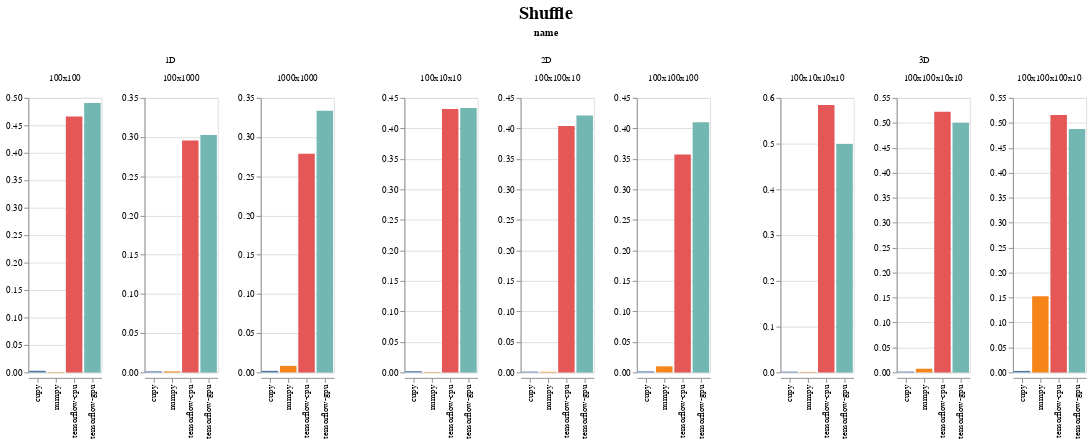

Source (notebook cell):
### Code cell
display_chart('Shuffle')

### Figure 1 — Vega-Lite specification as saved in the notebook (floating-point values rounded to 4 significant figures)
{"config": {"view": {"continuousWidth": 400, "continuousHeight": 300}, "title": {"anchor": "middle", "fontSize": 20, "offset": 5, "orient": "top"}}, "data": {"name": "data-e97d6304405d732a72fbf43bc3201eec"}, "facet": {"column": {"type": "nominal", "field": "name"}}, "spec": {"mark": "bar", "encoding": {"color": {"type": "nominal", "field": "backend", "legend": null}, "column": {"type": "nominal", "field": "shape_str", "sort": {"field": "input_size", "order": "ascending"}, "title": ""}, "x": {"type": "nominal", "axis": {"title": ""}, "field": "backend"}, "y": {"type": "quantitative", "axis": {"title": ""}, "field": "avg_time", "sort": "-x"}}, "resolve": {"scale": {"y": "independent"}}, "title": ""}, "spacing": 50, "title": "Shuffle", "$schema": "https://vega.github.io/schema/vega-lite/v4.0.2.json", "datasets": {"data-e97d6304405d732a72fbf43bc3201eec": [{"avg_time": 0.002992, "backend": "cupy", "evoflow_version": "0.5.0", "generations": 10, "group": "Shuffle", "input_size": 10000, "max_time": 0.006981, "min_time": 0.0009971, "name": "1D", "num_runs": 3, "shape": [100, 100], "shape_str": "100x100", "std_time": 0.002821, "system": {"os": {"name": "Windows", "version": "10.0.18362"}, "memory": {"unit": "MB", "used": 20980, "total": 65451}, "cpu": {"name": "Intel64 Family 6 Model 158 Stepping 10, GenuineIntel", "cores": 12, "freqency": 3696.0}, "python": {"numpy": "1.18.3", "tensorflow": {"visible_gpu": ["/physical_device:GPU:0"], "version": "2.2.0"}, "cupy": "7.2.0"}, "gpu": [{"memory": {"unit": "MB", "total": 11264, "used": 2106}, "temperature": {"unit": "C"}, "driver": "445.87", "index": "0", "name": "GeForce RTX 2080 Ti", "value": "60", "usage": "3"}]}, "test_name": "Shuffle1D", "test_type": "OP", "ts": 1590449607}, {"avg_time": 0.4908, "backend": "tensorflow-gpu", "evoflow_version": "0.5.0", "generations": 10, "group": "Shuffle", "input_size": 10000, "max_time": 0.8879, "min_time": 0.2833, "name": "1D", "num_runs": 3, "shape": [100, 100], "shape_str": "100x100", "std_time": 0.2809, "system": {"os": {"name": "Windows", "version": "10.0.18362"}, "memory": {"unit": "MB", "used": 20986, "total": 65451}, "cpu": {"name": "Intel64 Family 6 Model 158 Stepping 10, GenuineIntel", "cores": 12, "freqency": 3696.0}, "python": {"numpy": "1.18.3", "tensorflow": {"visible_gpu": ["/physical_device:GPU:0"], "version": "2.2.0"}, "cupy": "7.2.0"}, "gpu": [{"memory": {"unit": "MB", "total": 11264, "used": 2137}, "temperature": {"unit": "C"}, "driver": "445.87", "index": "0", "name": "GeForce RTX 2080 Ti", "value": "60", "usage": "2"}]}, "test_name": "Shuffle1D", "test_type": "OP", "ts": 1590449621}, {"avg_time": 0.001995, "backend": "cupy", "evoflow_version": "0.5.0", "generations": 10, "group": "Shuffle", "input_size": 10000, "max_time": 0.002992, "min_time": 0.0009973, "name": "2D", "num_runs": 3, "shape": [100, 10, 10], "shape_str": "100x10x10", "std_time": 0.0008142, "system": {"os": {"name": "Windows", "version": "10.0.18362"}, "memory": {"unit": "MB", "used": 20980, "total": 65451}, "cpu": {"name": "Intel64 Family 6 Model 158 Stepping 10, GenuineIntel", "cores": 12, "freqency": 3696.0}, "python": {"numpy": "1.18.3", "tensorflow": {"visible_gpu": ["/physical_device:GPU:0"], "version": "2.2.0"}, "cupy": "7.2.0"}, "gpu": [{"memory": {"unit": "MB", "total": 11264, "used": 2106}, "temperature": {"unit": "C"}, "driver": "445.87", "index": "0", "name": "GeForce RTX 2080 Ti", "value": "60", "usage": "3"}]}, "test_name": "Shuffle2D", "test_type": "OP", "ts": 1590449607}, {"avg_time": 0.4319, "backend": "tensorflow-cpu", "evoflow_version": "0.5.0", "generations": 10, "group": "Shuffle", "input_size": 10000, "max_time": 0.4389, "min_time": 0.4209, "name": "2D", "num_runs": 3, "shape": [100, 10, 10], "shape_str": "100x10x10", "std_time": 0.007882, "system": {"os": {"name": "Windows", "version": "10.0.18362"}, "memory": {"unit": "MB", "used": 24110, "total": 65451}, "cpu": {"name": "Intel64 Family 6 Model 158 Stepping 10, GenuineIntel", "cores": 12, "freqency": 3696.0}, "python": {"numpy": "1.18.3", "tensorflow": {"visible_gpu": [], "version": "2.2.0"}, "cupy": "7.2.0"}, "gpu": []}, "test_name": "Shuffle2D", "test_type": "OP", "ts": 1590452965}, {"avg_time": 0.4659, "backend": "tensorflow-cpu", "evoflow_version": "0.5.0", "generations": 10, "group": "Shuffle", "input_size": 10000, "max_time": 0.8717, "min_time": 0.2603, "name": "1D", "num_runs": 3, "shape": [100, 100], "shape_str": "100x100", "std_time": 0.2869, "system": {"os": {"name": "Windows", "version": "10.0.18362"}, "memory": {"unit": "MB", "used": 24110, "total": 65451}, "cpu": {"name": "Intel64 Family 6 Model 158 Stepping 10, GenuineIntel", "cores": 12, "freqency": 3696.0}, "python": {"numpy": "1.18.3", "tensorflow": {"visible_gpu": [], "version": "2.2.0"}, "cupy": "7.2.0"}, "gpu": []}, "test_name": "Shuffle1D", "test_type": "OP", "ts": 1590452965}, {"avg_time": 0.0006649, "backend": "numpy", "evoflow_version": "0.5.0", "generations": 10, "group": "Shuffle", "input_size": 10000, "max_time": 0.0009975, "min_time": 0.0, "name": "1D", "num_runs": 3, "shape": [100, 100], "shape_str": "100x100", "std_time": 0.0004702, "system": {"os": {"name": "Windows", "version": "10.0.18362"}, "memory": {"unit": "MB", "used": 20934, "total": 65451}, "cpu": {"name": "Intel64 Family 6 Model 158 Stepping 10, GenuineIntel", "cores": 12, "freqency": 3696.0}, "python": {"numpy": "1.18.3", "tensorflow": {"visible_gpu": ["/physical_device:GPU:0"], "version": "2.2.0"}, "cupy": "7.2.0"}, "gpu": []}, "test_name": "Shuffle1D", "test_type": "OP", "ts": 1590449592}, {"avg_time": 0.4334, "backend": "tensorflow-gpu", "evoflow_version": "0.5.0", "generations": 10, "group": "Shuffle", "input_size": 10000, "max_time": 0.4508, "min_time": 0.4224, "name": "2D", "num_runs": 3, "shape": [100, 10, 10], "shape_str": "100x10x10", "std_time": 0.01248, "system": {"os": {"name": "Windows", "version": "10.0.18362"}, "memory": {"unit": "MB", "used": 20986, "total": 65451}, "cpu": {"name": "Intel64 Family 6 Model 158 Stepping 10, GenuineIntel", "cores": 12, "freqency": 3696.0}, "python": {"numpy": "1.18.3", "tensorflow": {"visible_gpu": ["/physical_device:GPU:0"], "version": "2.2.0"}, "cupy": "7.2.0"}, "gpu": [{"memory": {"unit": "MB", "total": 11264, "used": 2137}, "temperature": {"unit": "C"}, "driver": "445.87", "index": "0", "name": "GeForce RTX 2080 Ti", "value": "60", "usage": "2"}]}, "test_name": "Shuffle2D", "test_type": "OP", "ts": 1590449621}, {"avg_time": 0.0006649, "backend": "numpy", "evoflow_version": "0.5.0", "generations": 10, "group": "Shuffle", "input_size": 10000, "max_time": 0.0009973, "min_time": 0.0, "name": "2D", "num_runs": 3, "shape": [100, 10, 10], "shape_str": "100x10x10", "std_time": 0.0004701, "system": {"os": {"name": "Windows", "version": "10.0.18362"}, "memory": {"unit": "MB", "used": 20934, "total": 65451}, "cpu": {"name": "Intel64 Family 6 Model 158 Stepping 10, GenuineIntel", "cores": 12, "freqency": 3696.0}, "python": {"numpy": "1.18.3", "tensorflow": {"visible_gpu": ["/physical_device:GPU:0"], "version": "2.2.0"}, "cupy": "7.2.0"}, "gpu": []}, "test_name": "Shuffle2D", "test_type": "OP", "ts": 1590449592}, {"avg_time": 0.3027, "backend": "tensorflow-gpu", "evoflow_version": "0.5.0", "generations": 10, "group": "Shuffle", "input_size": 100000, "max_time": 0.3052, "min_time": 0.2992, "name": "1D", "num_runs": 3, "shape": [100, 1000], "shape_str": "100x1000", "std_time": 0.002543, "system": {"os": {"name": "Windows", "version": "10.0.18362"}, "memory": {"unit": "MB", "used": 20986, "total": 65451}, "cpu": {"name": "Intel64 Family 6 Model 158 Stepping 10, GenuineIntel", "cores": 12, "freqency": 3696.0}, "python": {"numpy": "1.18.3", "tensorflow": {"visible_gpu": ["/physical_device:GPU:0"], "version": "2.2.0"}, "cupy": "7.2.0"}, "gpu": [{"memory": {"unit": "MB", "total": 11264, "used": 2137}, "temperature": {"unit": "C"}, "driver": "445.87", "index": "0", "name": "GeForce RTX 2080 Ti", "value": "60", "usage": "2"}]}, "test_name": "Shuffle1D", "test_type": "OP", "ts": 1590449621}, {"avg_time": 0.5846, "backend": "tensorflow-cpu", "evoflow_version": "0.5.0", "generations": 10, "group": "Shuffle", "input_size": 100000, "max_time": 0.5949, "min_time": 0.566, "name": "3D", "num_runs": 3, "shape": [100, 10, 10, 10], "shape_str": "100x10x10x10", "std_time": 0.01319, "system": {"os": {"name": "Windows", "version": "10.0.18362"}, "memory": {"unit": "MB", "used": 24110, "total": 65451}, "cpu": {"name": "Intel64 Family 6 Model 158 Stepping 10, GenuineIntel", "cores": 12, "freqency": 3696.0}, "python": {"numpy": "1.18.3", "tensorflow": {"visible_gpu": [], "version": "2.2.0"}, "cupy": "7.2.0"}, "gpu": []}, "test_name": "Shuffle3D", "test_type": "OP", "ts": 1590452965}, {"avg_time": 0.4039, "backend": "tensorflow-cpu", "evoflow_version": "0.5.0", "generations": 10, "group": "Shuffle", "input_size": 100000, "max_time": 0.4079, "min_time": 0.397, "name": "2D", "num_runs": 3, "shape": [100, 100, 10], "shape_str": "100x100x10", "std_time": 0.004942, "system": {"os": {"name": "Windows", "version": "10.0.18362"}, "memory": {"unit": "MB", "used": 24110, "total": 65451}, "cpu": {"name": "Intel64 Family 6 Model 158 Stepping 10, GenuineIntel", "cores": 12, "freqency": 3696.0}, "python": {"numpy": "1.18.3", "tensorflow": {"visible_gpu": [], "version": "2.2.0"}, "cupy": "7.2.0"}, "gpu": []}, "test_name": "Shuffle2D", "test_type": "OP", "ts": 1590452965}, {"avg_time": 0.2955, "backend": "tensorflow-cpu", "evoflow_version": "0.5.0", "generations": 10, "group": "Shuffle", "input_size": 100000, "max_time": 0.2992, "min_time": 0.2912, "name": "1D", "num_runs": 3, "shape": [100, 1000], "shape_str": "100x1000", "std_time": 0.003284, "system": {"os": {"name": "Windows", "version": "10.0.18362"}, "memory": {"unit": "MB", "used": 24110, "total": 65451}, "cpu": {"name": "Intel64 Family 6 Model 158 Stepping 10, GenuineIntel", "cores": 12, "freqency": 3696.0}, "python": {"numpy": "1.18.3", "tensorflow": {"visible_gpu": [], "version": "2.2.0"}, "cupy": "7.2.0"}, "gpu": []}, "test_name": "Shuffle1D", "test_type": "OP", "ts": 1590452965}, {"avg_time": 0.0009974, "backend": "numpy", "evoflow_version": "0.5.0", "generations": 10, "group": "Shuffle", "input_size": 100000, "max_time": 0.000998, "min_time": 0.0009971, "name": "2D", "num_runs": 3, "shape": [100, 100, 10], "shape_str": "100x100x10", "std_time": 4.496e-07, "system": {"os": {"name": "Windows", "version": "10.0.18362"}, "memory": {"unit": "MB", "used": 20934, "total": 65451}, "cpu": {"name": "Intel64 Family 6 Model 158 Stepping 10, GenuineIntel", "cores": 12, "freqency": 3696.0}, "python": {"numpy": "1.18.3", "tensorflow": {"visible_gpu": ["/physical_device:GPU:0"], "version": "2.2.0"}, "cupy": "7.2.0"}, "gpu": []}, "test_name": "Shuffle2D", "test_type": "OP", "ts": 1590449592}, {"avg_time": 0.0009971, "backend": "numpy", "evoflow_version": "0.5.0", "generations": 10, "group": "Shuffle", "input_size": 100000, "max_time": 0.0009973, "min_time": 0.0009968, "name": "3D", "num_runs": 3, "shape": [100, 10, 10, 10], "shape_str": "100x10x10x10", "std_time": 2.248e-07, "system": {"os": {"name": "Windows", "version": "10.0.18362"}, "memory": {"unit": "MB", "used": 20934, "total": 65451}, "cpu": {"name": "Intel64 Family 6 Model 158 Stepping 10, GenuineIntel", "cores": 12, "freqency": 3696.0}, "python": {"numpy": "1.18.3", "tensorflow": {"visible_gpu": ["/physical_device:GPU:0"], "version": "2.2.0"}, "cupy": "7.2.0"}, "gpu": []}, "test_name": "Shuffle3D", "test_type": "OP", "ts": 1590449592}, {"avg_time": 0.4212, "backend": "tensorflow-gpu", "evoflow_version": "0.5.0", "generations": 10, "group": "Shuffle", "input_size": 100000, "max_time": 0.4398, "min_time": 0.4089, "name": "2D", "num_runs": 3, "shape": [100, 100, 10], "shape_str": "100x100x10", "std_time": 0.01339, "system": {"os": {"name": "Windows", "version": "10.0.18362"}, "memory": {"unit": "MB", "used": 20986, "total": 65451}, "cpu": {"name": "Intel64 Family 6 Model 158 Stepping 10, GenuineIntel", "cores": 12, "freqency": 3696.0}, "python": {"numpy": "1.18.3", "tensorflow": {"visible_gpu": ["/physical_device:GPU:0"], "version": "2.2.0"}, "cupy": "7.2.0"}, "gpu": [{"memory": {"unit": "MB", "total": 11264, "used": 2137}, "temperature": {"unit": "C"}, "driver": "445.87", "index": "0", "name": "GeForce RTX 2080 Ti", "value": "60", "usage": "2"}]}, "test_name": "Shuffle2D", "test_type": "OP", "ts": 1590449621}, {"avg_time": 0.001328, "backend": "numpy", "evoflow_version": "0.5.0", "generations": 10, "group": "Shuffle", "input_size": 100000, "max_time": 0.001994, "min_time": 0.0009918, "name": "1D", "num_runs": 3, "shape": [100, 1000], "shape_str": "100x1000", "std_time": 0.0004713, "system": {"os": {"name": "Windows", "version": "10.0.18362"}, "memory": {"unit": "MB", "used": 20934, "total": 65451}, "cpu": {"name": "Intel64 Family 6 Model 158 Stepping 10, GenuineIntel", "cores": 12, "freqency": 3696.0}, "python": {"numpy": "1.18.3", "tensorflow": {"visible_gpu": ["/physical_device:GPU:0"], "version": "2.2.0"}, "cupy": "7.2.0"}, "gpu": []}, "test_name": "Shuffle1D", "test_type": "OP", "ts": 1590449592}, {"avg_time": 0.00133, "backend": "cupy", "evoflow_version": "0.5.0", "generations": 10, "group": "Shuffle", "input_size": 100000, "max_time": 0.001994, "min_time": 0.0009973, "name": "1D", "num_runs": 3, "shape": [100, 1000], "shape_str": "100x1000", "std_time": 0.00047, "system": {"os": {"name": "Windows", "version": "10.0.18362"}, "memory": {"unit": "MB", "used": 20980, "total": 65451}, "cpu": {"name": "Intel64 Family 6 Model 158 Stepping 10, GenuineIntel", "cores": 12, "freqency": 3696.0}, "python": {"numpy": "1.18.3", "tensorflow": {"visible_gpu": ["/physical_device:GPU:0"], "version": "2.2.0"}, "cupy": "7.2.0"}, "gpu": [{"memory": {"unit": "MB", "total": 11264, "used": 2106}, "temperature": {"unit": "C"}, "driver": "445.87", "index": "0", "name": "GeForce RTX 2080 Ti", "value": "60", "usage": "3"}]}, "test_name": "Shuffle1D", "test_type": "OP", "ts": 1590449607}, {"avg_time": 0.4995, "backend": "tensorflow-gpu", "evoflow_version": "0.5.0", "generations": 10, "group": "Shuffle", "input_size": 100000, "max_time": 0.5151, "min_time": 0.4907, "name": "3D", "num_runs": 3, "shape": [100, 10, 10, 10], "shape_str": "100x10x10x10", "std_time": 0.01108, "system": {"os": {"name": "Windows", "version": "10.0.18362"}, "memory": {"unit": "MB", "used": 20986, "total": 65451}, "cpu": {"name": "Intel64 Family 6 Model 158 Stepping 10, GenuineIntel", "cores": 12, "freqency": 3696.0}, "python": {"numpy": "1.18.3", "tensorflow": {"visible_gpu": ["/physical_device:GPU:0"], "version": "2.2.0"}, "cupy": "7.2.0"}, "gpu": [{"memory": {"unit": "MB", "total": 11264, "used": 2137}, "temperature": {"unit": "C"}, "driver": "445.87", "index": "0", "name": "GeForce RTX 2080 Ti", "value": "60", "usage": "2"}]}, "test_name": "Shuffle3D", "test_type": "OP", "ts": 1590449621}, {"avg_time": 0.001662, "backend": "cupy", "evoflow_version": "0.5.0", "generations": 10, "group": "Shuffle", "input_size": 100000, "max_time": 0.001995, "min_time": 0.0009978, "name": "3D", "num_runs": 3, "shape": [100, 10, 10, 10], "shape_str": "100x10x10x10", "std_time": 0.0004699, "system": {"os": {"name": "Windows", "version": "10.0.18362"}, "memory": {"unit": "MB", "used": 20980, "total": 65451}, "cpu": {"name": "Intel64 Family 6 Model 158 Stepping 10, GenuineIntel", "cores": 12, "freqency": 3696.0}, "python": {"numpy": "1.18.3", "tensorflow": {"visible_gpu": ["/physical_device:GPU:0"], "version": "2.2.0"}, "cupy": "7.2.0"}, "gpu": [{"memory": {"unit": "MB", "total": 11264, "used": 2106}, "temperature": {"unit": "C"}, "driver": "445.87", "index": "0", "name": "GeForce RTX 2080 Ti", "value": "60", "usage": "3"}]}, "test_name": "Shuffle3D", "test_type": "OP", "ts": 1590449607}, {"avg_time": 0.00133, "backend": "cupy", "evoflow_version": "0.5.0", "generations": 10, "group": "Shuffle", "input_size": 100000, "max_time": 0.001995, "min_time": 0.0009971, "name": "2D", "num_runs": 3, "shape": [100, 100, 10], "shape_str": "100x100x10", "std_time": 0.0004701, "system": {"os": {"name": "Windows", "version": "10.0.18362"}, "memory": {"unit": "MB", "used": 20980, "total": 65451}, "cpu": {"name": "Intel64 Family 6 Model 158 Stepping 10, GenuineIntel", "cores": 12, "freqency": 3696.0}, "python": {"numpy": "1.18.3", "tensorflow": {"visible_gpu": ["/physical_device:GPU:0"], "version": "2.2.0"}, "cupy": "7.2.0"}, "gpu": [{"memory": {"unit": "MB", "total": 11264, "used": 2106}, "temperature": {"unit": "C"}, "driver": "445.87", "index": "0", "name": "GeForce RTX 2080 Ti", "value": "60", "usage": "3"}]}, "test_name": "Shuffle2D", "test_type": "OP", "ts": 1590449607}, {"avg_time": 0.3336, "backend": "tensorflow-gpu", "evoflow_version": "0.5.0", "generations": 10, "group": "Shuffle", "input_size": 1000000, "max_time": 0.3376, "min_time": 0.3296, "name": "1D", "num_runs": 3, "shape": [1000, 1000], "shape_str": "1000x1000", "std_time": 0.003257, "system": {"os": {"name": "Windows", "version": "10.0.18362"}, "memory": {"unit": "MB", "used": 20986, "total": 65451}, "cpu": {"name": "Intel64 Family 6 Model 158 Stepping 10, GenuineIntel", "cores": 12, "freqency": 3696.0}, "python": {"numpy": "1.18.3", "tensorflow": {"visible_gpu": ["/physical_device:GPU:0"], "version": "2.2.0"}, "cupy": "7.2.0"}, "gpu": [{"memory": {"unit": "MB", "total": 11264, "used": 2137}, "temperature": {"unit": "C"}, "driver": "445.87", "index": "0", "name": "GeForce RTX 2080 Ti", "value": "60", "usage": "2"}]}, "test_name": "Shuffle1D", "test_type": "OP", "ts": 1590449621}, {"avg_time": 0.001995, "backend": "cupy", "evoflow_version": "0.5.0", "generations": 10, "group": "Shuffle", "input_size": 1000000, "max_time": 0.003989, "min_time": 0.0009975, "name": "1D", "num_runs": 3, "shape": [1000, 1000], "shape_str": "1000x1000", "std_time": 0.00141, "system": {"os": {"name": "Windows", "version": "10.0.18362"}, "memory": {"unit": "MB", "used": 20980, "total": 65451}, "cpu": {"name": "Intel64 Family 6 Model 158 Stepping 10, GenuineIntel", "cores": 12, "freqency": 3696.0}, "python": {"numpy": "1.18.3", "tensorflow": {"visible_gpu": ["/physical_device:GPU:0"], "version": "2.2.0"}, "cupy": "7.2.0"}, "gpu": [{"memory": {"unit": "MB", "total": 11264, "used": 2106}, "temperature": {"unit": "C"}, "driver": "445.87", "index": "0", "name": "GeForce RTX 2080 Ti", "value": "60", "usage": "3"}]}, "test_name": "Shuffle1D", "test_type": "OP", "ts": 1590449607}, {"avg_time": 0.4102, "backend": "tensorflow-gpu", "evoflow_version": "0.5.0", "generations": 10, "group": "Shuffle", "input_size": 1000000, "max_time": 0.4209, "min_time": 0.3895, "name": "2D", "num_runs": 3, "shape": [100, 100, 100], "shape_str": "100x100x100", "std_time": 0.01469, "system": {"os": {"name": "Windows", "version": "10.0.18362"}, "memory": {"unit": "MB", "used": 20986, "total": 65451}, "cpu": {"name": "Intel64 Family 6 Model 158 Stepping 10, GenuineIntel", "cores": 12, "freqency": 3696.0}, "python": {"numpy": "1.18.3", "tensorflow": {"visible_gpu": ["/physical_device:GPU:0"], "version": "2.2.0"}, "cupy": "7.2.0"}, "gpu": [{"memory": {"unit": "MB", "total": 11264, "used": 2137}, "temperature": {"unit": "C"}, "driver": "445.87", "index": "0", "name": "GeForce RTX 2080 Ti", "value": "60", "usage": "2"}]}, "test_name": "Shuffle2D", "test_type": "OP", "ts": 1590449621}, {"avg_time": 0.5223, "backend": "tensorflow-cpu", "evoflow_version": "0.5.0", "generations": 10, "group": "Shuffle", "input_size": 1000000, "max_time": 0.5271, "min_time": 0.5177, "name": "3D", "num_runs": 3, "shape": [100, 100, 10, 10], "shape_str": "100x100x10x10", "std_time": 0.003858, "system": {"os": {"name": "Windows", "version": "10.0.18362"}, "memory": {"unit": "MB", "used": 24110, "total": 65451}, "cpu": {"name": "Intel64 Family 6 Model 158 Stepping 10, GenuineIntel", "cores": 12, "freqency": 3696.0}, "python": {"numpy": "1.18.3", "tensorflow": {"visible_gpu": [], "version": "2.2.0"}, "cupy": "7.2.0"}, "gpu": []}, "test_name": "Shuffle3D", "test_type": "OP", "ts": 1590452965}, {"avg_time": 0.009973, "backend": "numpy", "evoflow_version": "0.5.0", "generations": 10, "group": "Shuffle", "input_size": 1000000, "max_time": 0.009974, "min_time": 0.009973, "name": "2D", "num_runs": 3, "shape": [100, 100, 100], "shape_str": "100x100x100", "std_time": 2.248e-07, "system": {"os": {"name": "Windows", "version": "10.0.18362"}, "memory": {"unit": "MB", "used": 20934, "total": 65451}, "cpu": {"name": "Intel64 Family 6 Model 158 Stepping 10, GenuineIntel", "cores": 12, "freqency": 3696.0}, "python": {"numpy": "1.18.3", "tensorflow": {"visible_gpu": ["/physical_device:GPU:0"], "version": "2.2.0"}, "cupy": "7.2.0"}, "gpu": []}, "test_name": "Shuffle2D", "test_type": "OP", "ts": 1590449592}, {"avg_time": 0.008311, "backend": "numpy", "evoflow_version": "0.5.0", "generations": 10, "group": "Shuffle", "input_size": 1000000, "max_time": 0.008976, "min_time": 0.007979, "name": "1D", "num_runs": 3, "shape": [1000, 1000], "shape_str": "1000x1000", "std_time": 0.00047, "system": {"os": {"name": "Windows", "version": "10.0.18362"}, "memory": {"unit": "MB", "used": 20934, "total": 65451}, "cpu": {"name": "Intel64 Family 6 Model 158 Stepping 10, GenuineIntel", "cores": 12, "freqency": 3696.0}, "python": {"numpy": "1.18.3", "tensorflow": {"visible_gpu": ["/physical_device:GPU:0"], "version": "2.2.0"}, "cupy": "7.2.0"}, "gpu": []}, "test_name": "Shuffle1D", "test_type": "OP", "ts": 1590449592}, {"avg_time": 0.2789, "backend": "tensorflow-cpu", "evoflow_version": "0.5.0", "generations": 10, "group": "Shuffle", "input_size": 1000000, "max_time": 0.2812, "min_time": 0.2763, "name": "1D", "num_runs": 3, "shape": [1000, 1000], "shape_str": "1000x1000", "std_time": 0.002046, "system": {"os": {"name": "Windows", "version": "10.0.18362"}, "memory": {"unit": "MB", "used": 24110, "total": 65451}, "cpu": {"name": "Intel64 Family 6 Model 158 Stepping 10, GenuineIntel", "cores": 12, "freqency": 3696.0}, "python": {"numpy": "1.18.3", "tensorflow": {"visible_gpu": [], "version": "2.2.0"}, "cupy": "7.2.0"}, "gpu": []}, "test_name": "Shuffle1D", "test_type": "OP", "ts": 1590452965}, {"avg_time": 0.001662, "backend": "cupy", "evoflow_version": "0.5.0", "generations": 10, "group": "Shuffle", "input_size": 1000000, "max_time": 0.001995, "min_time": 0.0009971, "name": "3D", "num_runs": 3, "shape": [100, 100, 10, 10], "shape_str": "100x100x10x10", "std_time": 0.0004704, "system": {"os": {"name": "Windows", "version": "10.0.18362"}, "memory": {"unit": "MB", "used": 20980, "total": 65451}, "cpu": {"name": "Intel64 Family 6 Model 158 Stepping 10, GenuineIntel", "cores": 12, "freqency": 3696.0}, "python": {"numpy": "1.18.3", "tensorflow": {"visible_gpu": ["/physical_device:GPU:0"], "version": "2.2.0"}, "cupy": "7.2.0"}, "gpu": [{"memory": {"unit": "MB", "total": 11264, "used": 2106}, "temperature": {"unit": "C"}, "driver": "445.87", "index": "0", "name": "GeForce RTX 2080 Ti", "value": "60", "usage": "3"}]}, "test_name": "Shuffle3D", "test_type": "OP", "ts": 1590449607}, {"avg_time": 0.5002, "backend": "tensorflow-gpu", "evoflow_version": "0.5.0", "generations": 10, "group": "Shuffle", "input_size": 1000000, "max_time": 0.5131, "min_time": 0.4847, "name": "3D", "num_runs": 3, "shape": [100, 100, 10, 10], "shape_str": "100x100x10x10", "std_time": 0.01173, "system": {"os": {"name": "Windows", "version": "10.0.18362"}, "memory": {"unit": "MB", "used": 20986, "total": 65451}, "cpu": {"name": "Intel64 Family 6 Model 158 Stepping 10, GenuineIntel", "cores": 12, "freqency": 3696.0}, "python": {"numpy": "1.18.3", "tensorflow": {"visible_gpu": ["/physical_device:GPU:0"], "version": "2.2.0"}, "cupy": "7.2.0"}, "gpu": [{"memory": {"unit": "MB", "total": 11264, "used": 2137}, "temperature": {"unit": "C"}, "driver": "445.87", "index": "0", "name": "GeForce RTX 2080 Ti", "value": "60", "usage": "2"}]}, "test_name": "Shuffle3D", "test_type": "OP", "ts": 1590449621}, {"avg_time": 0.007314, "backend": "numpy", "evoflow_version": "0.5.0", "generations": 10, "group": "Shuffle", "input_size": 1000000, "max_time": 0.007979, "min_time": 0.006981, "name": "3D", "num_runs": 3, "shape": [100, 100, 10, 10], "shape_str": "100x100x10x10", "std_time": 0.0004703, "system": {"os": {"name": "Windows", "version": "10.0.18362"}, "memory": {"unit": "MB", "used": 20934, "total": 65451}, "cpu": {"name": "Intel64 Family 6 Model 158 Stepping 10, GenuineIntel", "cores": 12, "freqency": 3696.0}, "python": {"numpy": "1.18.3", "tensorflow": {"visible_gpu": ["/physical_device:GPU:0"], "version": "2.2.0"}, "cupy": "7.2.0"}, "gpu": []}, "test_name": "Shuffle3D", "test_type": "OP", "ts": 1590449592}, {"avg_time": 0.3574, "backend": "tensorflow-cpu", "evoflow_version": "0.5.0", "generations": 10, "group": "Shuffle", "input_size": 1000000, "max_time": 0.3616, "min_time": 0.3521, "name": "2D", "num_runs": 3, "shape": [100, 100, 100], "shape_str": "100x100x100", "std_time": 0.003946, "system": {"os": {"name": "Windows", "version": "10.0.18362"}, "memory": {"unit": "MB", "used": 24110, "total": 65451}, "cpu": {"name": "Intel64 Family 6 Model 158 Stepping 10, GenuineIntel", "cores": 12, "freqency": 3696.0}, "python": {"numpy": "1.18.3", "tensorflow": {"visible_gpu": [], "version": "2.2.0"}, "cupy": "7.2.0"}, "gpu": []}, "test_name": "Shuffle2D", "test_type": "OP", "ts": 1590452965}, {"avg_time": 0.001662, "backend": "cupy", "evoflow_version": "0.5.0", "generations": 10, "group": "Shuffle", "input_size": 1000000, "max_time": 0.001995, "min_time": 0.0009968, "name": "2D", "num_runs": 3, "shape": [100, 100, 100], "shape_str": "100x100x100", "std_time": 0.0004706, "system": {"os": {"name": "Windows", "version": "10.0.18362"}, "memory": {"unit": "MB", "used": 20980, "total": 65451}, "cpu": {"name": "Intel64 Family 6 Model 158 Stepping 10, GenuineIntel", "cores": 12, "freqency": 3696.0}, "python": {"numpy": "1.18.3", "tensorflow": {"visible_gpu": ["/physical_device:GPU:0"], "version": "2.2.0"}, "cupy": "7.2.0"}, "gpu": [{"memory": {"unit": "MB", "total": 11264, "used": 2106}, "temperature": {"unit": "C"}, "driver": "445.87", "index": "0", "name": "GeForce RTX 2080 Ti", "value": "60", "usage": "3"}]}, "test_name": "Shuffle2D", "test_type": "OP", "ts": 1590449607}, {"avg_time": 0.1526, "backend": "numpy", "evoflow_version": "0.5.0", "generations": 10, "group": "Shuffle", "input_size": 10000000, "max_time": 0.1656, "min_time": 0.1386, "name": "3D", "num_runs": 3, "shape": [100, 100, 100, 10], "shape_str": "100x100x100x10", "std_time": 0.01101, "system": {"os": {"name": "Windows", "version": "10.0.18362"}, "memory": {"unit": "MB", "used": 20934, "total": 65451}, "cpu": {"name": "Intel64 Family 6 Model 158 Stepping 10, GenuineIntel", "cores": 12, "freqency": 3696.0}, "python": {"numpy": "1.18.3", "tensorflow": {"visible_gpu": ["/physical_device:GPU:0"], "version": "2.2.0"}, "cupy": "7.2.0"}, "gpu": []}, "test_name": "Shuffle3D", "test_type": "OP", "ts": 1590449592}, {"avg_time": 0.002992, "backend": "cupy", "evoflow_version": "0.5.0", "generations": 10, "group": "Shuffle", "input_size": 10000000, "max_time": 0.002992, "min_time": 0.002992, "name": "3D", "num_runs": 3, "shape": [100, 100, 100, 10], "shape_str": "100x100x100x10", "std_time": 1.124e-07, "system": {"os": {"name": "Windows", "version": "10.0.18362"}, "memory": {"unit": "MB", "used": 20980, "total": 65451}, "cpu": {"name": "Intel64 Family 6 Model 158 Stepping 10, GenuineIntel", "cores": 12, "freqency": 3696.0}, "python": {"numpy": "1.18.3", "tensorflow": {"visible_gpu": ["/physical_device:GPU:0"], "version": "2.2.0"}, "cupy": "7.2.0"}, "gpu": [{"memory": {"unit": "MB", "total": 11264, "used": 2106}, "temperature": {"unit": "C"}, "driver": "445.87", "index": "0", "name": "GeForce RTX 2080 Ti", "value": "60", "usage": "3"}]}, "test_name": "Shuffle3D", "test_type": "OP", "ts": 1590449607}, {"avg_time": 0.5158, "backend": "tensorflow-cpu", "evoflow_version": "0.5.0", "generations": 10, "group": "Shuffle", "input_size": 10000000, "max_time": 0.5256, "min_time": 0.5042, "name": "3D", "num_runs": 3, "shape": [100, 100, 100, 10], "shape_str": "100x100x100x10", "std_time": 0.008847, "system": {"os": {"name": "Windows", "version": "10.0.18362"}, "memory": {"unit": "MB", "used": 24110, "total": 65451}, "cpu": {"name": "Intel64 Family 6 Model 158 Stepping 10, GenuineIntel", "cores": 12, "freqency": 3696.0}, "python": {"numpy": "1.18.3", "tensorflow": {"visible_gpu": [], "version": "2.2.0"}, "cupy": "7.2.0"}, "gpu": []}, "test_name": "Shuffle3D", "test_type": "OP", "ts": 1590452965}, {"avg_time": 0.4877, "backend": "tensorflow-gpu", "evoflow_version": "0.5.0", "generations": 10, "group": "Shuffle", "input_size": 10000000, "max_time": 0.5007, "min_time": 0.4778, "name": "3D", "num_runs": 3, "shape": [100, 100, 100, 10], "shape_str": "100x100x100x10", "std_time": 0.009586, "system": {"os": {"name": "Windows", "version": "10.0.18362"}, "memory": {"unit": "MB", "used": 20986, "total": 65451}, "cpu": {"name": "Intel64 Family 6 Model 158 Stepping 10, GenuineIntel", "cores": 12, "freqency": 3696.0}, "python": {"numpy": "1.18.3", "tensorflow": {"visible_gpu": ["/physical_device:GPU:0"], "version": "2.2.0"}, "cupy": "7.2.0"}, "gpu": [{"memory": {"unit": "MB", "total": 11264, "used": 2137}, "temperature": {"unit": "C"}, "driver": "445.87", "index": "0", "name": "GeForce RTX 2080 Ti", "value": "60", "usage": "2"}]}, "test_name": "Shuffle3D", "test_type": "OP", "ts": 1590449621}]}}
